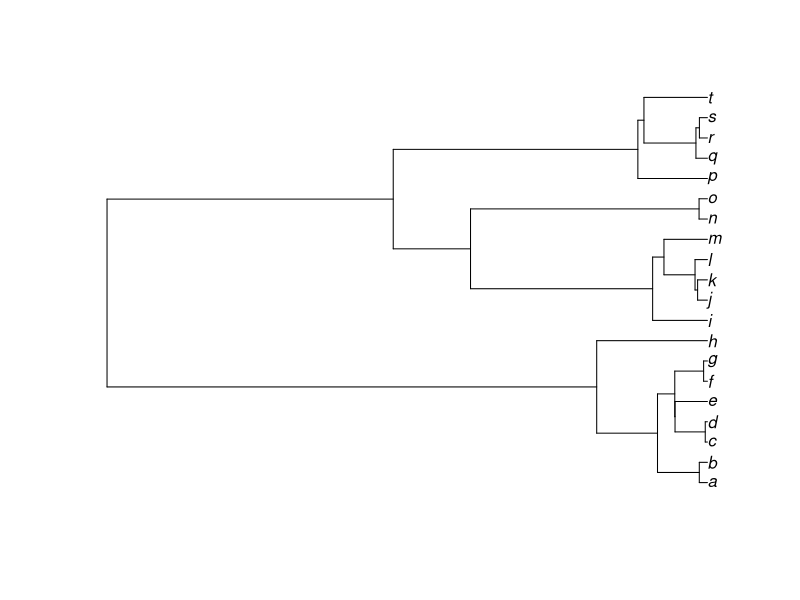
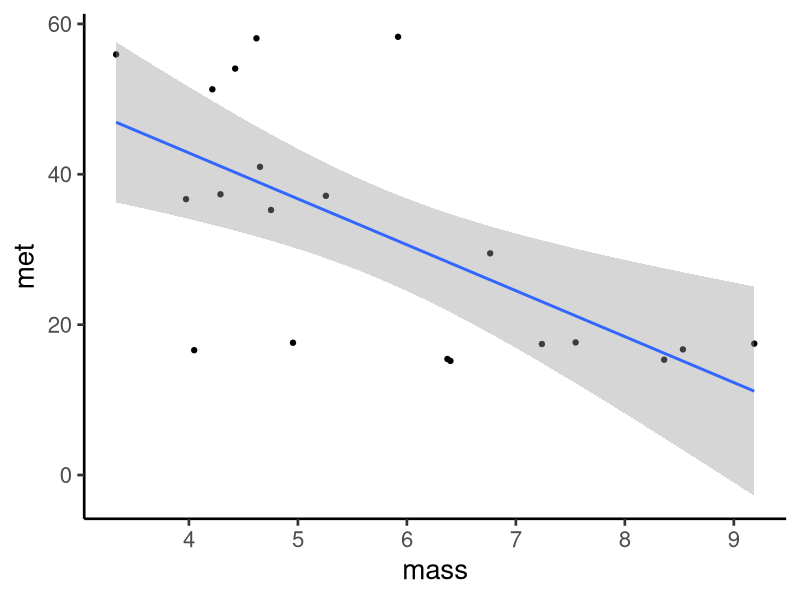
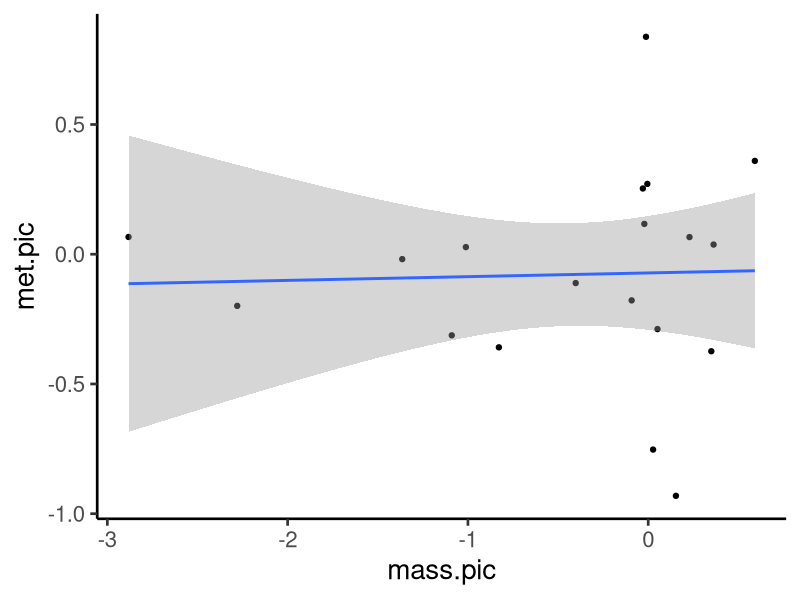
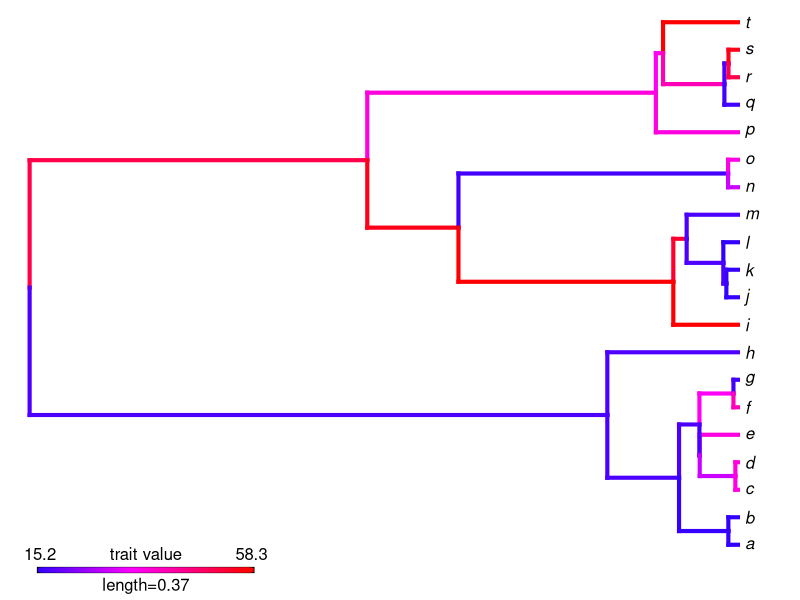
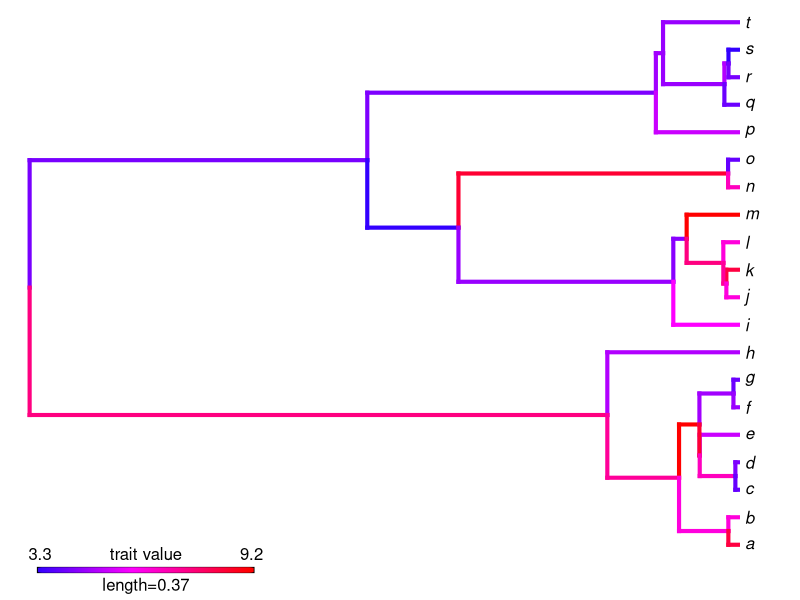
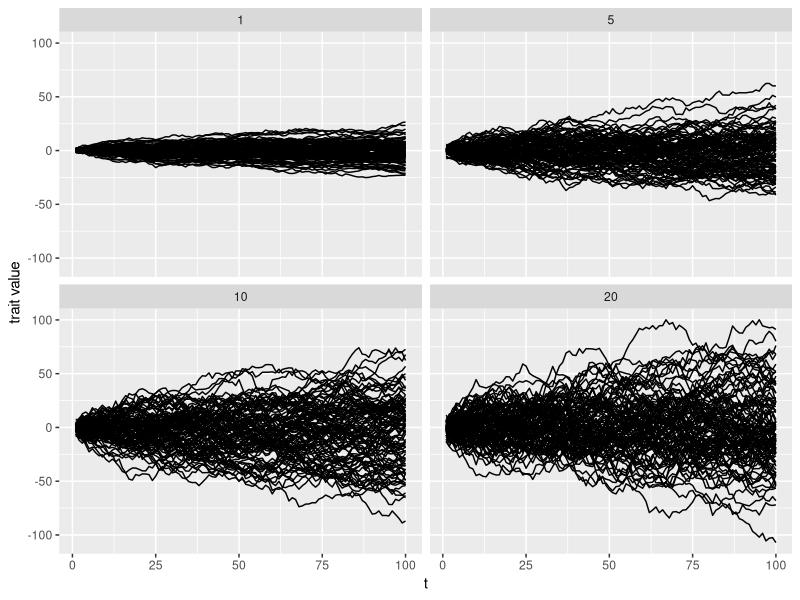

Source code (R) for these figures, in order:
## ---- chunk 1
library(tidyverse)
library(kableExtra)
library(ape)
library(phytools)
library(broom)
library(formatR)

## ---- chunk 2
spec <- letters[1:20]
set.seed(123) 
phy <- rcoal(n=20)
phy$tip.label <- spec
plot(phy)

met <- c(runif(1,))
theta <- rep(1, Nedge(phy))
theta[c(1:8)] <- 2
## sensitive to 'alpha' and 'sigma':
met <- rTraitCont(phy, "OU", theta = theta, alpha=.02, sigma=.01)*1000
mass <- c(rnorm(7,n=8,sd=1),rnorm(5,n = 12,sd=1))
## ---- chunk 3
d <- tibble(spec,mass,met)
d%>%
  ggplot(aes(x=mass,y=met))+geom_point()+geom_smooth(method="lm")+theme_classic(20)
## ---- chunk 4
d.lm <- lm(log(met)~log(mass),d)
tidy(anova(d.lm))[,c(1,5,6)]
## ---- chunk 5
mass.pic <- pic(log(mass),phy)
met.pic <- pic(log(met),phy)

qplot(mass.pic,met.pic)+
  geom_smooth(method = "lm")+
  theme_classic(20)
## ---- chunk 6
d.lm.pic <- lm(met.pic~mass.pic)
tidy(
  anova(d.lm.pic)
  )[,c(1,5,6)]
## ---- chunk 7
plotBranchbyTrait(phy,met)
## ---- chunk 8
plotBranchbyTrait(phy,mass)
## ---- chunk 9
sig2 <- 0.1
nsim <- 100
t <- 1:100

sim.l <- list()
for(i in c(1,5,10,20)){
sim.i <- tibble(
  sig2=i,
  x=rnorm(n = nsim * (length(t) - 1), sd = sqrt(i)),
  t=rep(t,nsim-1),
  n.sim=unlist(lapply(1:99,function(x) rep(x,100)))
)%>%
  group_by(n.sim)%>%
  mutate(sim.sum=cumsum(x))
sim.l[[paste0(i)]] <- sim.i
}

sim <- do.call(rbind,sim.l)


sim%>%
  ggplot(aes(t,sim.sum,group=n.sim),alpha=0.01)+geom_line()+facet_wrap(sig2~.,ncol=2)+ylab("trait value")
